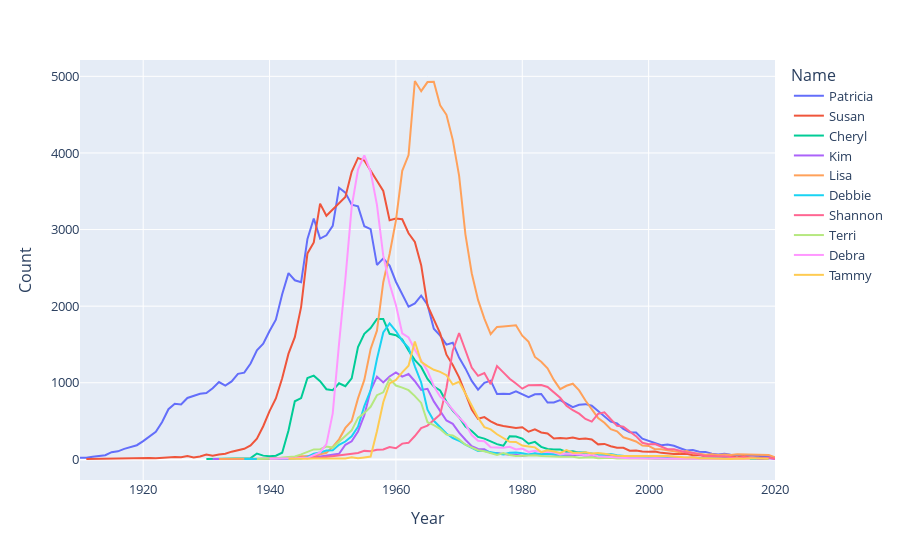

Notebook code cell kept with this figure:
### Code cell
fig = px.line(babynames.query("Name in @top10 and Sex == 'F'"), x = "Year", y = "Count", color = "Name")
fig.update_layout(font_size = 13)
